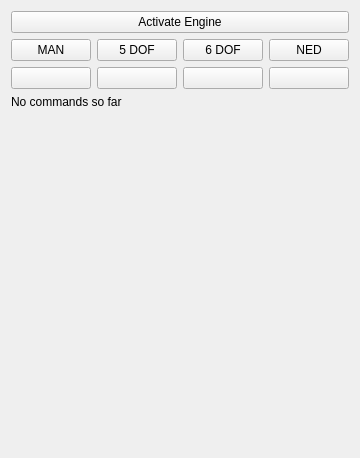
<?xml version="1.0" encoding="UTF-8"?>
<ui version="4.0">
 <class>uasSkyeControl</class>
 <widget class="QWidget" name="uasSkyeControl">
  <property name="geometry">
   <rect>
    <x>0</x>
    <y>0</y>
    <width>289</width>
    <height>458</height>
   </rect>
  </property>
  <property name="sizePolicy">
   <sizepolicy hsizetype="Minimum" vsizetype="Minimum">
    <horstretch>0</horstretch>
    <verstretch>0</verstretch>
   </sizepolicy>
  </property>
  <property name="minimumSize">
   <size>
    <width>0</width>
    <height>0</height>
   </size>
  </property>
  <property name="maximumSize">
   <size>
    <width>100000</width>
    <height>16777215</height>
   </size>
  </property>
  <property name="windowTitle">
   <string>Form</string>
  </property>
  <property name="toolTip">
   <string>Control widget to send basic control actions to the micro air vehicle</string>
  </property>
  <layout class="QVBoxLayout" name="verticalLayout">
   <item>
    <layout class="QGridLayout" name="gridLayout">
     <item row="0" column="0">
      <widget class="QPushButton" name="armButton">
       <property name="minimumSize">
        <size>
         <width>0</width>
         <height>0</height>
        </size>
       </property>
       <property name="toolTip">
        <string>Main control button</string>
       </property>
       <property name="statusTip">
        <string>Main control button</string>
       </property>
       <property name="text">
        <string>Activate Engine</string>
       </property>
      </widget>
     </item>
     <item row="1" column="0">
      <layout class="QHBoxLayout" name="horizontalLayout_3">
       <item>
        <widget class="QPushButton" name="manControlButton">
         <property name="minimumSize">
          <size>
           <width>0</width>
           <height>0</height>
          </size>
         </property>
         <property name="toolTip">
          <string>Enable Manual Moment Input</string>
         </property>
         <property name="text">
          <string>MAN</string>
         </property>
         <property name="checkable">
          <bool>true</bool>
         </property>
         <property name="checked">
          <bool>false</bool>
         </property>
         <property name="autoExclusive">
          <bool>false</bool>
         </property>
        </widget>
       </item>
       <item>
        <widget class="QPushButton" name="stab5dofControlButton">
         <property name="minimumSize">
          <size>
           <width>0</width>
           <height>0</height>
          </size>
         </property>
         <property name="toolTip">
          <string>&lt;html&gt;&lt;head/&gt;&lt;body&gt;&lt;p&gt;Enable 5 DOF attitude controller.&lt;/p&gt;&lt;p&gt;Roll is blocked.&lt;/p&gt;&lt;p&gt;Pitch is in body frame.&lt;/p&gt;&lt;p&gt;Yaw is in inertial frame.&lt;/p&gt;&lt;/body&gt;&lt;/html&gt;</string>
         </property>
         <property name="text">
          <string>5 DOF</string>
         </property>
         <property name="checkable">
          <bool>true</bool>
         </property>
         <property name="checked">
          <bool>false</bool>
         </property>
         <property name="autoExclusive">
          <bool>false</bool>
         </property>
        </widget>
       </item>
       <item>
        <widget class="QPushButton" name="stab6dofControlButton">
         <property name="minimumSize">
          <size>
           <width>0</width>
           <height>0</height>
          </size>
         </property>
         <property name="toolTip">
          <string>&lt;html&gt;&lt;head/&gt;&lt;body&gt;&lt;p&gt;Enable 6DOF attitude controller.&lt;/p&gt;&lt;p&gt;Rotations are in body frame.&lt;/p&gt;&lt;p&gt;Translations are in body frame.&lt;/p&gt;&lt;/body&gt;&lt;/html&gt;</string>
         </property>
         <property name="text">
          <string>6 DOF</string>
         </property>
         <property name="checkable">
          <bool>true</bool>
         </property>
        </widget>
       </item>
       <item>
        <widget class="QPushButton" name="stab6dofiControlButton">
         <property name="text">
          <string>NED</string>
         </property>
        </widget>
       </item>
      </layout>
     </item>
     <item row="2" column="0">
      <layout class="QHBoxLayout" name="horizontalLayout_2">
       <property name="sizeConstraint">
        <enum>QLayout::SetMinimumSize</enum>
       </property>
       <property name="leftMargin">
        <number>0</number>
       </property>
       <item>
        <widget class="QPushButton" name="mouseButton">
         <property name="minimumSize">
          <size>
           <width>0</width>
           <height>0</height>
          </size>
         </property>
         <property name="toolTip">
          <string>&lt;!DOCTYPE HTML PUBLIC &quot;-//W3C//DTD HTML 4.0//EN&quot; &quot;http://www.w3.org/TR/REC-html40/strict.dtd&quot;&gt;
&lt;html&gt;&lt;head&gt;&lt;meta name=&quot;qrichtext&quot; content=&quot;1&quot; /&gt;&lt;style type=&quot;text/css&quot;&gt;
p, li { white-space: pre-wrap; }
&lt;/style&gt;&lt;/head&gt;&lt;body style=&quot; font-family:'Ubuntu'; font-size:11pt; font-weight:400; font-style:normal;&quot;&gt;
&lt;p style=&quot; margin-top:0px; margin-bottom:0px; margin-left:0px; margin-right:0px; -qt-block-indent:0; text-indent:0px;&quot;&gt;Activate &lt;span style=&quot; font-style:italic;&quot;&gt;3dMouse&lt;/span&gt; as input device&lt;/p&gt;&lt;/body&gt;&lt;/html&gt;</string>
         </property>
         <property name="text">
          <string/>
         </property>
         <property name="checkable">
          <bool>true</bool>
         </property>
         <property name="checked">
          <bool>false</bool>
         </property>
         <property name="autoExclusive">
          <bool>false</bool>
         </property>
        </widget>
       </item>
       <item>
        <widget class="QPushButton" name="touchButton">
         <property name="enabled">
          <bool>true</bool>
         </property>
         <property name="minimumSize">
          <size>
           <width>0</width>
           <height>0</height>
          </size>
         </property>
         <property name="toolTip">
          <string>&lt;!DOCTYPE HTML PUBLIC &quot;-//W3C//DTD HTML 4.0//EN&quot; &quot;http://www.w3.org/TR/REC-html40/strict.dtd&quot;&gt;
&lt;html&gt;&lt;head&gt;&lt;meta name=&quot;qrichtext&quot; content=&quot;1&quot; /&gt;&lt;style type=&quot;text/css&quot;&gt;
p, li { white-space: pre-wrap; }
&lt;/style&gt;&lt;/head&gt;&lt;body style=&quot; font-family:'Ubuntu'; font-size:11pt; font-weight:400; font-style:normal;&quot;&gt;
&lt;p style=&quot; margin-top:0px; margin-bottom:0px; margin-left:0px; margin-right:0px; -qt-block-indent:0; text-indent:0px;&quot;&gt;Activate &lt;span style=&quot; font-style:italic;&quot;&gt;Touchscreen&lt;/span&gt; as input device&lt;/p&gt;&lt;/body&gt;&lt;/html&gt;</string>
         </property>
         <property name="text">
          <string/>
         </property>
         <property name="checkable">
          <bool>true</bool>
         </property>
         <property name="checked">
          <bool>false</bool>
         </property>
         <property name="autoExclusive">
          <bool>false</bool>
         </property>
        </widget>
       </item>
       <item>
        <widget class="QPushButton" name="xboxButton">
         <property name="text">
          <string/>
         </property>
         <property name="checkable">
          <bool>true</bool>
         </property>
        </widget>
       </item>
       <item>
        <widget class="QPushButton" name="keyboardButton">
         <property name="minimumSize">
          <size>
           <width>0</width>
           <height>0</height>
          </size>
         </property>
         <property name="toolTip">
          <string>&lt;!DOCTYPE HTML PUBLIC &quot;-//W3C//DTD HTML 4.0//EN&quot; &quot;http://www.w3.org/TR/REC-html40/strict.dtd&quot;&gt;
&lt;html&gt;&lt;head&gt;&lt;meta name=&quot;qrichtext&quot; content=&quot;1&quot; /&gt;&lt;style type=&quot;text/css&quot;&gt;
p, li { white-space: pre-wrap; }
&lt;/style&gt;&lt;/head&gt;&lt;body style=&quot; font-family:'Ubuntu'; font-size:11pt; font-weight:400; font-style:normal;&quot;&gt;
&lt;p style=&quot; margin-top:0px; margin-bottom:0px; margin-left:0px; margin-right:0px; -qt-block-indent:0; text-indent:0px;&quot;&gt;Activate &lt;span style=&quot; font-style:italic;&quot;&gt;Keyboard&lt;/span&gt; as input device&lt;/p&gt;&lt;/body&gt;&lt;/html&gt;</string>
         </property>
         <property name="text">
          <string/>
         </property>
         <property name="checkable">
          <bool>true</bool>
         </property>
         <property name="autoExclusive">
          <bool>false</bool>
         </property>
        </widget>
       </item>
      </layout>
     </item>
    </layout>
   </item>
   <item>
    <layout class="QVBoxLayout" name="verticalLayoutForLabels">
     <item>
      <widget class="QLabel" name="lastActionLabel">
       <property name="toolTip">
        <string/>
       </property>
       <property name="text">
        <string>No commands so far</string>
       </property>
      </widget>
     </item>
    </layout>
   </item>
   <item>
    <layout class="QFormLayout" name="advancedLayout">
     <property name="fieldGrowthPolicy">
      <enum>QFormLayout::AllNonFixedFieldsGrow</enum>
     </property>
    </layout>
   </item>
   <item>
    <spacer name="verticalSpacer">
     <property name="orientation">
      <enum>Qt::Vertical</enum>
     </property>
     <property name="sizeHint" stdset="0">
      <size>
       <width>20</width>
       <height>40</height>
      </size>
     </property>
    </spacer>
   </item>
  </layout>
  <zorder></zorder>
  <zorder>verticalSpacer</zorder>
 </widget>
 <resources/>
 <connections/>
</ui>
